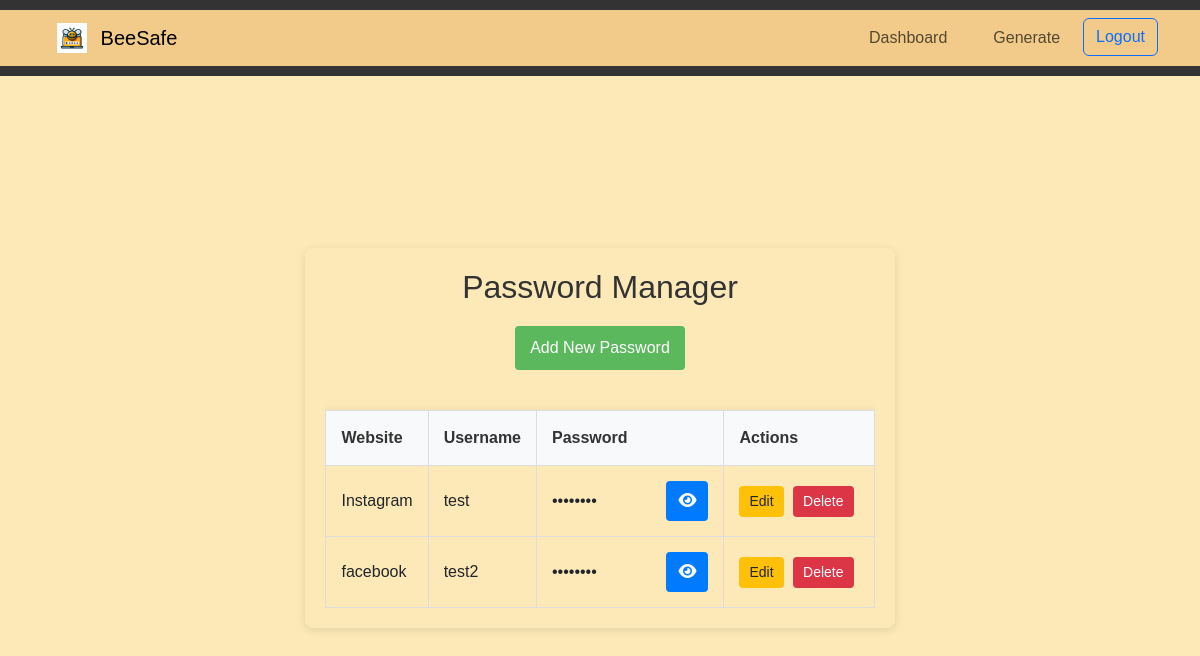
/users/dashboard/ (signed in), run on the app's committed database.
### users/models.py (models this page shows, shortened)
class Password(models.Model):
    user = models.ForeignKey(User, on_delete=models.CASCADE, related_name='password_entries')  # Add related_name
    service_name = models.CharField(max_length=100)
    service_url = models.URLField(blank=True, null=True)  # Optional field
    username = models.CharField(max_length=100)
    password = models.CharField(max_length=100)
    created_at = models.DateTimeField(auto_now_add=True)
    updated_at = models.DateTimeField(auto_now=True)

### users/views.py (the view)
# urls.py: path('dashboard/', views.dashboard, name='dashboard'),
@login_required
def dashboard(request):
    passwords = Password.objects.filter(user=request.user)
    return render(request, 'users/dashboard.html', {'passwords': passwords})

### users/templates/users/dashboard.html (shortened to what this page needs)
{% extends 'base_generic.html' %}
{% load static %}
{% block extra_css %}
<link rel="stylesheet" href="{% static 'css/dashboard.css' %}">
<link rel="stylesheet" href="https://cdnjs.cloudflare.com/ajax/libs/font-awesome/6.0.0-beta3/css/all.min.css">
{% endblock %}
{% block content %}
<div class="dashboard-container">
  <h2>Password Manager</h2>
  <a href="{% url 'add_password' %}" class="add-password-btn">Add New Password</a>
  {% if passwords %}
    <div class="table-responsive">
      <table class="password-table">
        <thead>
          <tr>
            <th>Website</th>
            <th>Username</th>
            <th>Password</th>
            <th>Actions</th>
          </tr>
        </thead>
        <tbody>
          {% for password in passwords %}
            <tr>
              <td>{{ password.service_name }}</td>
              <td>{{ password.username }}</td>
              <td class="password-cell">
                <span class="password-mask">••••••••</span>
                <button class="toggle-password">
                  <i class="fas fa-eye"></i>
                </button>
              </td>
              <td class="actions-cell">
                <a href="{% url 'edit_password' password.id %}" class="edit-btn">Edit</a>
                <a href="{% url 'delete_password' password.id %}" class="delete-btn">Delete</a>
              </td>
            </tr>
          {% endfor %}
        </tbody>
      </table>
    </div>
  {% else %}
    <p class="no-passwords">No passwords added yet. Click "Add New Password" to get started!</p>
  {% endif %}
</div>
{% endblock %}

### static/css/style.css (style rules this page uses)
body { font-family: Arial, sans-serif; margin: 0; padding: 0; background-color: #fce9b7; display: flex; flex-direction: column; min-height: 100vh; }
div { text-align: center; }

### static/css/dashboard.css (style rules this page uses)
.dashboard-container { margin: 0 auto; padding: 20px; background-color: #fce9b7; border-radius: 8px; box-shadow: 0 2px 10px rgba(0, 0, 0, 0.1); }
h2 { color: #333; margin-bottom: 20px; }
.add-password-btn { display: inline-block; background-color: #5cb85c; color: white; padding: 10px 15px; text-decoration: none; border-radius: 4px; margin-bottom: 20px; transition: background-color 0.3s ease; }
.table-responsive { overflow-x: auto; }
.password-table { border-collapse: collapse; width: 100%; margin-top: 20px; border: 1px solid #ddd; border-spacing: 0; box-shadow: 0 2px 10px rgba(0, 0, 0, 0.1); }
.password-table th, .password-table td { padding: 15px; text-align: left; border: 1px solid #ddd; }
.password-table th { background-color: #f8f9fa; font-weight: bold; color: #333; }
.password-cell { position: relative; }
.password-mask, .password-text { display: inline-block; width: 100px; }
.toggle-password { background-color: #007bff; color: white; border: none; padding: 8px 12px; border-radius: 4px; cursor: pointer; font-size: 16px; margin-left: 10px; transition: background-color 0.3s ease; }
.actions-cell { white-space: nowrap; }
.edit-btn, .delete-btn { display: inline-block; padding: 5px 10px; margin-right: 5px; text-decoration: none; border-radius: 4px; font-size: 14px; }
.edit-btn { background-color: #ffc107; color: #212529; }
.delete-btn { background-color: #dc3545; color: white; }

### data on the page
Password: service_name "Instagram", username "test"
Password: service_name "facebook", username "test2"
